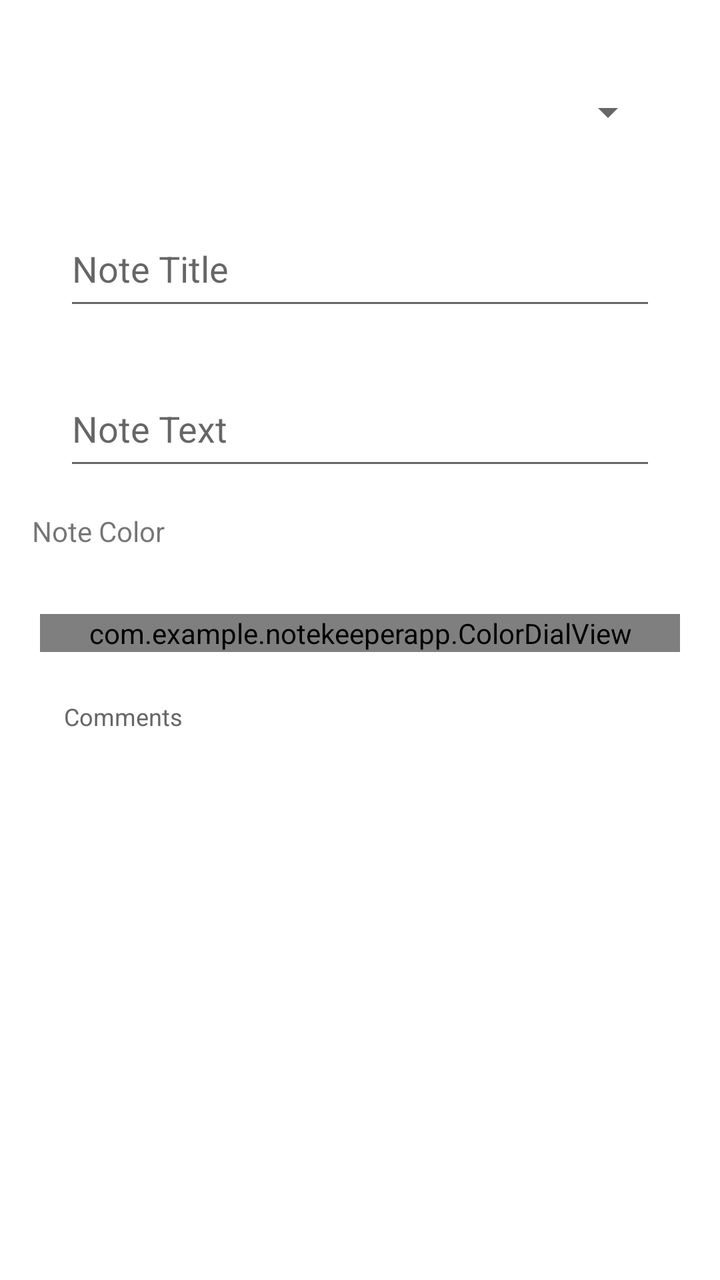
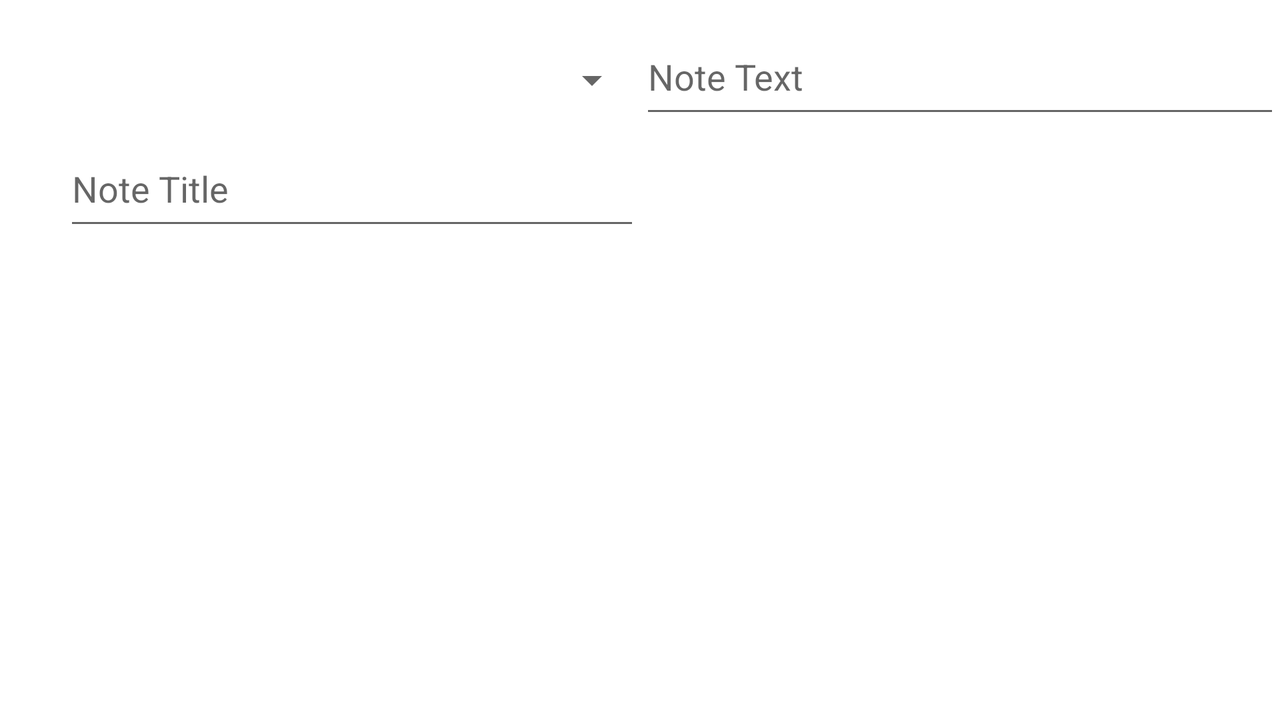

The same Android screen from two of the app's own layout files: first res/layout/ as a phone draws it, then the repository's variant for another configuration, drawn on a device whose configuration selects that folder. Both files follow.
<!-- AndroidManifest.xml: application theme Theme.NoteKeeperApp -->
<!-- res/layout/content_main.xml -->
<?xml version="1.0" encoding="utf-8"?>
<androidx.constraintlayout.widget.ConstraintLayout xmlns:android="http://schemas.android.com/apk/res/android"
    xmlns:app="http://schemas.android.com/apk/res-auto"
    android:layout_width="match_parent"
    android:layout_height="match_parent"
    app:layout_behavior="@string/appbar_scrolling_view_behavior">

    <EditText
        android:id="@+id/noteText"
        android:layout_width="0dp"
        android:layout_height="wrap_content"
        android:layout_marginTop="32dp"
        android:ems="10"
        android:gravity="start|top"
        android:hint="@string/note_text"
        android:inputType="textMultiLine"
        android:minHeight="@dimen/edit_text_height"
        app:layout_constraintEnd_toEndOf="@+id/textNoteTitle"
        app:layout_constraintHorizontal_bias="0.0"
        app:layout_constraintStart_toStartOf="@+id/textNoteTitle"
        app:layout_constraintTop_toBottomOf="@+id/textNoteTitle"
        android:importantForAutofill="no" />

    <Spinner
        android:id="@+id/spinnerCourses"
        android:layout_width="0dp"
        android:layout_height="wrap_content"
        android:layout_marginStart="32dp"
        android:layout_marginTop="32dp"
        android:layout_marginEnd="32dp"
        android:contentDescription="@string/select_a_course"
        android:minHeight="48dp"
        app:layout_constraintEnd_toEndOf="parent"
        app:layout_constraintStart_toStartOf="parent"
        app:layout_constraintTop_toTopOf="parent" />

    <EditText
        android:id="@+id/textNoteTitle"
        android:layout_width="0dp"
        android:layout_height="wrap_content"
        android:layout_marginTop="32dp"
        android:ems="10"
        android:gravity="start|top"
        android:hint="@string/note_title"
        android:minHeight="@dimen/edit_text_height"
        android:inputType="textMultiLine"
        app:layout_constraintEnd_toEndOf="@+id/spinnerCourses"
        app:layout_constraintHorizontal_bias="0.0"
        app:layout_constraintStart_toStartOf="@+id/spinnerCourses"
        app:layout_constraintTop_toBottomOf="@+id/spinnerCourses"
        android:importantForAutofill="no"/>

    <TextView
        android:id="@+id/commentLabel"
        android:layout_width="wrap_content"
        android:layout_height="wrap_content"
        android:text="@string/comments"
        android:textColor="#666666"
        android:textSize="12sp"
        android:layout_marginStart="32dp"
        android:layout_marginTop="24dp"
        app:layout_constraintTop_toBottomOf="@id/colorSelector"
        app:layout_constraintStart_toStartOf="parent" />

    <androidx.recyclerview.widget.RecyclerView
        android:id="@+id/commentsList"
        android:layout_width="0dp"
        android:layout_height="0dp"
        android:layout_marginTop="18dp"
        app:layout_constraintTop_toBottomOf="@id/commentLabel"
        app:layout_constraintStart_toStartOf="parent"
        app:layout_constraintEnd_toEndOf="parent"
        app:layout_constraintBottom_toBottomOf="parent"
        app:layout_constraintVertical_bias="0"/>

    <TextView
        android:layout_width="wrap_content"
        android:layout_height="wrap_content"
        android:id="@+id/colorSelectedLabel"
        android:text="@string/note_color"
        android:layout_margin="16dp"
        app:layout_constraintTop_toBottomOf="@id/noteText"
        app:layout_constraintStart_toStartOf="parent"/>

    <com.example.notekeeperapp.ColorDialView
        android:id="@+id/colorSelector"
        android:layout_width="0dp"
        android:layout_height="wrap_content"
        android:progress="@integer/material_motion_duration_short_1"
        android:foregroundTint="@android:color/transparent"
        app:layout_constraintStart_toStartOf="parent"
        app:layout_constraintEnd_toEndOf="parent"
        app:layout_constraintTop_toBottomOf="@id/colorSelectedLabel"
        android:layout_marginTop="32dp"
        android:layout_marginStart="20dp"
        android:layout_marginEnd="20dp"
        app:colors="@array/note_color_array"
        />

</androidx.constraintlayout.widget.ConstraintLayout>
<!-- resources referenced by this layout -->
<resources>
  <string-array name="note_color_array">
          <item>#E57373</item>
          <item>#BA68C8</item>
          <item>#64B5F6</item>
          <item>#81C784</item>
          <item>#FFF176</item>
          <item>#FFB74D</item>
          <item>#90A4AE</item>
          <item>#E57373</item>
          <item>#BA68C8</item>
          <item>#64B5F6</item>
          <item>#81C784</item>
          <item>#FFF176</item>
          <item>#FFB74D</item>
          <item>#90A4AE</item>
          <item>#E57373</item>
          <item>#BA68C8</item>
          <item>#64B5F6</item>
          <item>#81C784</item>
          <item>#FFF176</item>
      </string-array>
  <dimen name="edit_text_height">48dp</dimen>
  <string name="comments">Comments</string>
  <string name="note_color">Note Color</string>
  <string name="note_text">Note Text</string>
  <string name="note_title">Note Title</string>
  <string name="select_a_course">Select a course</string>
  <style name="Theme.NoteKeeperApp" parent="Theme.MaterialComponents.DayNight.DarkActionBar">
          
          <item name="colorPrimary">@color/colorPrimary</item>
          <item name="colorPrimaryVariant">@color/colorPrimaryDark</item>
          <item name="colorOnPrimary">@color/white</item>
          
          <item name="colorSecondary">@color/colorPrimaryDark</item>
          <item name="colorSecondaryVariant">@color/teal_700</item>
          <item name="colorOnSecondary">@color/black</item>
          
          <item name="android:statusBarColor" tools:targetApi="l">?attr/colorPrimaryVariant</item>
          <item name="android:windowTranslucentStatus">true</item>
  
          
      </style>
  <color name="colorPrimary">#FF263238</color>
  <color name="colorPrimaryDark">#FF212121</color>
  <color name="white">#FFFFFFFF</color>
  <color name="teal_700">#FF018786</color>
  <color name="black">#FF000000</color>
</resources>
<!-- res/layout-land/content_main.xml (the repository's variant of the layout above) -->
<!-- drawn on the phone turned sideways -->
<?xml version="1.0" encoding="utf-8"?>
<androidx.constraintlayout.widget.ConstraintLayout xmlns:android="http://schemas.android.com/apk/res/android"
    xmlns:app="http://schemas.android.com/apk/res-auto"
    xmlns:tools="http://schemas.android.com/tools"
    android:layout_width="match_parent"
    android:layout_height="match_parent"
    app:layout_behavior="@string/appbar_scrolling_view_behavior">

    <EditText
        android:id="@+id/noteText"
        android:layout_width="0dp"
        android:layout_height="wrap_content"
        android:layout_marginTop="16dp"
        android:ems="10"
        android:gravity="start|top"
        android:hint="@string/note_text"
        android:importantForAutofill="no"
        android:inputType="textMultiLine"
        android:minHeight="@dimen/edit_text_height"
        app:layout_constraintEnd_toEndOf="parent"
        app:layout_constraintHorizontal_bias="0.0"
        app:layout_constraintStart_toStartOf="@+id/guideline2"
        app:layout_constraintTop_toTopOf="parent" />

    <Spinner
        android:id="@+id/spinnerCourses"
        android:layout_width="0dp"
        android:layout_height="wrap_content"
        android:layout_marginStart="32dp"
        android:layout_marginTop="16dp"
        android:contentDescription="@string/select_a_course"
        android:minHeight="48dp"
        app:layout_constraintEnd_toStartOf="@+id/guideline2"
        app:layout_constraintStart_toStartOf="parent"
        app:layout_constraintTop_toTopOf="parent" />

    <EditText
        android:id="@+id/textNoteTitle"
        android:layout_width="0dp"
        android:layout_height="wrap_content"
        android:layout_marginTop="8dp"
        android:ems="10"
        android:gravity="start|top"
        android:hint="@string/note_title"
        android:importantForAutofill="no"
        android:inputType="textMultiLine"
        android:minHeight="@dimen/edit_text_height"
        app:layout_constraintEnd_toEndOf="@+id/spinnerCourses"
        app:layout_constraintHorizontal_bias="0.0"
        app:layout_constraintStart_toStartOf="@+id/spinnerCourses"
        app:layout_constraintTop_toBottomOf="@+id/spinnerCourses" />

    <androidx.constraintlayout.widget.Guideline
        android:id="@+id/guideline2"
        android:layout_width="wrap_content"
        android:layout_height="wrap_content"
        android:orientation="vertical"
        app:layout_constraintGuide_percent="0.5" />
</androidx.constraintlayout.widget.ConstraintLayout>
<!-- resources referenced by the variant -->
<!-- as the phone turned sideways resolves them -->
<resources>
  <!-- from res/values-land/ -->
  <dimen name="edit_text_height">48dp</dimen>
  <string name="note_text">Note Text</string>
  <string name="note_title">Note Title</string>
  <string name="select_a_course">Select a course</string>
  <style name="Theme.NoteKeeperApp" parent="Theme.MaterialComponents.DayNight.DarkActionBar">
          
          <item name="colorPrimary">@color/colorPrimary</item>
          <item name="colorPrimaryVariant">@color/colorPrimaryDark</item>
          <item name="colorOnPrimary">@color/white</item>
          
          <item name="colorSecondary">@color/colorPrimaryDark</item>
          <item name="colorSecondaryVariant">@color/teal_700</item>
          <item name="colorOnSecondary">@color/black</item>
          
          <item name="android:statusBarColor" tools:targetApi="l">?attr/colorPrimaryVariant</item>
          <item name="android:windowTranslucentStatus">true</item>
  
          
      </style>
  <color name="colorPrimary">#FF263238</color>
  <color name="colorPrimaryDark">#FF212121</color>
  <color name="white">#FFFFFFFF</color>
  <color name="teal_700">#FF018786</color>
  <color name="black">#FF000000</color>
</resources>
